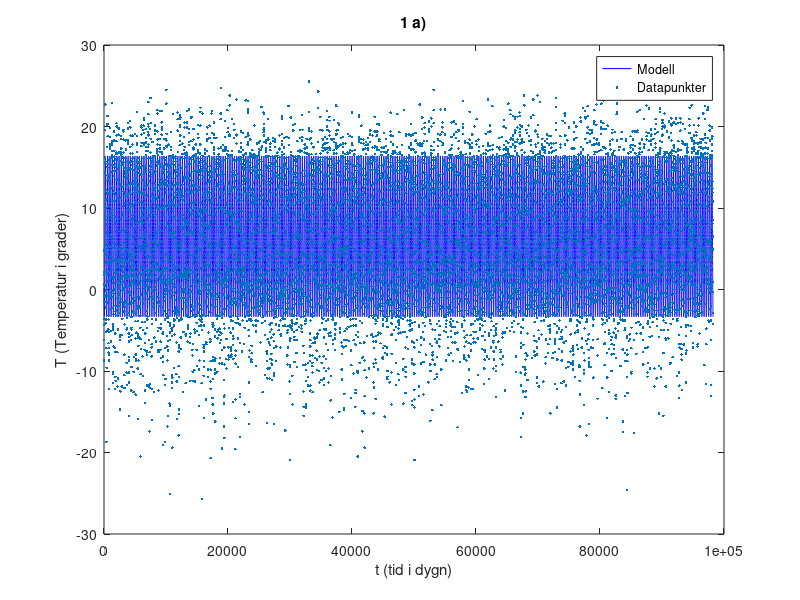
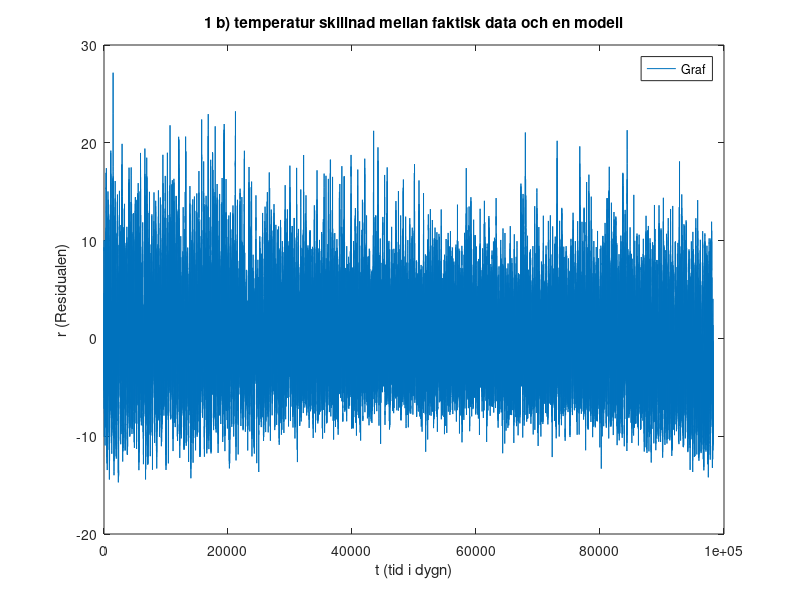
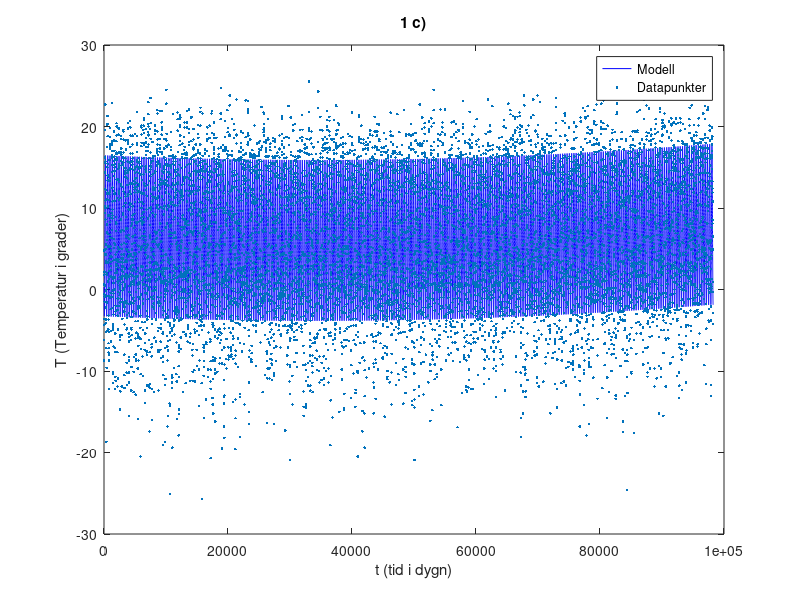
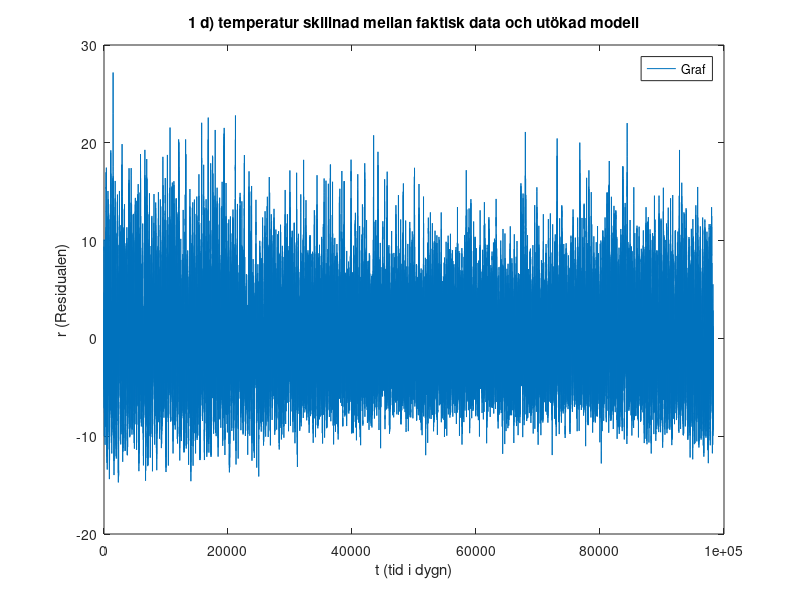

The MATLAB source for these figures, in order:
% Ladda data
load STHLMTEMP

% Ta ut en tusendel av data med steg
medelTemp = Tdm; % Reducerad medeltemperatur
t = (1:length(Tdm))'; % Reducerad tidsvektor

% Modell
k = 2*pi/365; % Period för modellen
T1 = @(c, t) c(1) + c(2)*sin(k*t) + c(3)*cos(k*t) + c(4)*sin(2*k*t) + c(5)*cos(2*k*t);

% a)
% Matrisen A
A = [ones(size(t)) sin(k*t) cos(k*t) sin(2*k*t) cos(2*k*t)];

% Lös det linjära systemet med minsta kvadratmetoden (Normalekvationerna)
VL = A' * A;
HL = A' * medelTemp;
c = VL \ HL; % Lös för koefficienterna

%Skriv ut koefficienterna
fprintf("Koefficienterna c: \n")
for i = 1:length(c)
    fprintf('c(%d) = %.4f\n', i, c(i));
end

% Temperaturerna enligt modellen
T1new = T1(c,t);

% Reducera datapunkter för plotting
plot_step = 10; % Stegstorlek för att plocka ut färre datapunkter
t_reduced = t(1:plot_step:end); % Reducerad tidsvektor
medelTemp_reduced = medelTemp(1:plot_step:end); % Reducerad temperatur

%Plotta modell temperaturen mot faktisk data
figure;
plot(t,T1new, 'b-'), hold on
plot(t_reduced, medelTemp_reduced, '.') % Datapunkter
legend('Modell', 'Datapunkter')
xlabel('t (tid i dygn)')
ylabel('T (Temperatur i grader)')
title('1 a)')


% b) Beräkna minsta kvadratsumman (norm(r)^2)

r = T1new - medelTemp; % Residualen
minstaKvadratSum = norm(r)^2 %

figure;
plot(t, r)
legend('Graf')
xlabel('t (tid i dygn)')
ylabel('r (Residualen)')
title('1 b) temperatur skillnad mellan faktisk data och en modell')

% c) Utökad modell för temperatur

%Modell
k = 2*pi/365; % Period för modellen
T2 = @(a,t) a(1) + a(2)*t + a(3)*t.^2 + a(4)*sin(k*t) + a(5)*cos(k*t) + a(6)*sin(2*k*t) + a(7)*cos(2*k*t);

% Matris
A = [ones(size(t)) t t.^2 sin(k*t) cos(k*t) sin(2*k*t) cos(2*k*t)];

% Lös för koefficienterna a
a = A\medelTemp;

% Skriv ut koefficienterna
fprintf("Koefficienterna a: \n")
for i = 1:length(c)
    fprintf('a(%d) = %.4f\n', i, a(i));
end

T2new = T2(a,t);

% Reducera datapunkter för plotting
plot_step = 10; % Stegstorlek för att plocka ut färre datapunkter
t_reduced = t(1:plot_step:end); % Reducerad tidsvektor
medelTemp_reduced = medelTemp(1:plot_step:end); % Reducerad temperatur

%Plotta nya utökade modell temperaturen mot faktisk data
figure;
plot(t,T2new, 'b-'), hold on
plot(t_reduced, medelTemp_reduced, '.') % Datapunkter
legend('Modell', 'Datapunkter')
xlabel('t (tid i dygn)')
ylabel('T (Temperatur i grader)')
title('1 c)')


% d)
r2 = T2new - medelTemp; % Residualen
minstaKvadratSum2 = norm(r2)^2 %

figure;
plot(t, r2)
legend('Graf')
xlabel('t (tid i dygn)')
ylabel('r (Residualen)')
title('1 d) temperatur skillnad mellan faktisk data och utökad modell')

%Svar på fråga:
% Man kan se en liten skillnad längst till höger i graferna.
% Residualen är en aning mer negativ i den utökade modellen.

% e)
%Svar på fråga:
% Från mitten i den anpassade modellen (2) börjar den öka en aning, en
% långsiktig ökning då. Från start till ungefär slutet av 1800-talet
% minskade temperaturen en aning, efter det har varit en stabil ökning.
% Inga tydligt plötsliga förändringar.